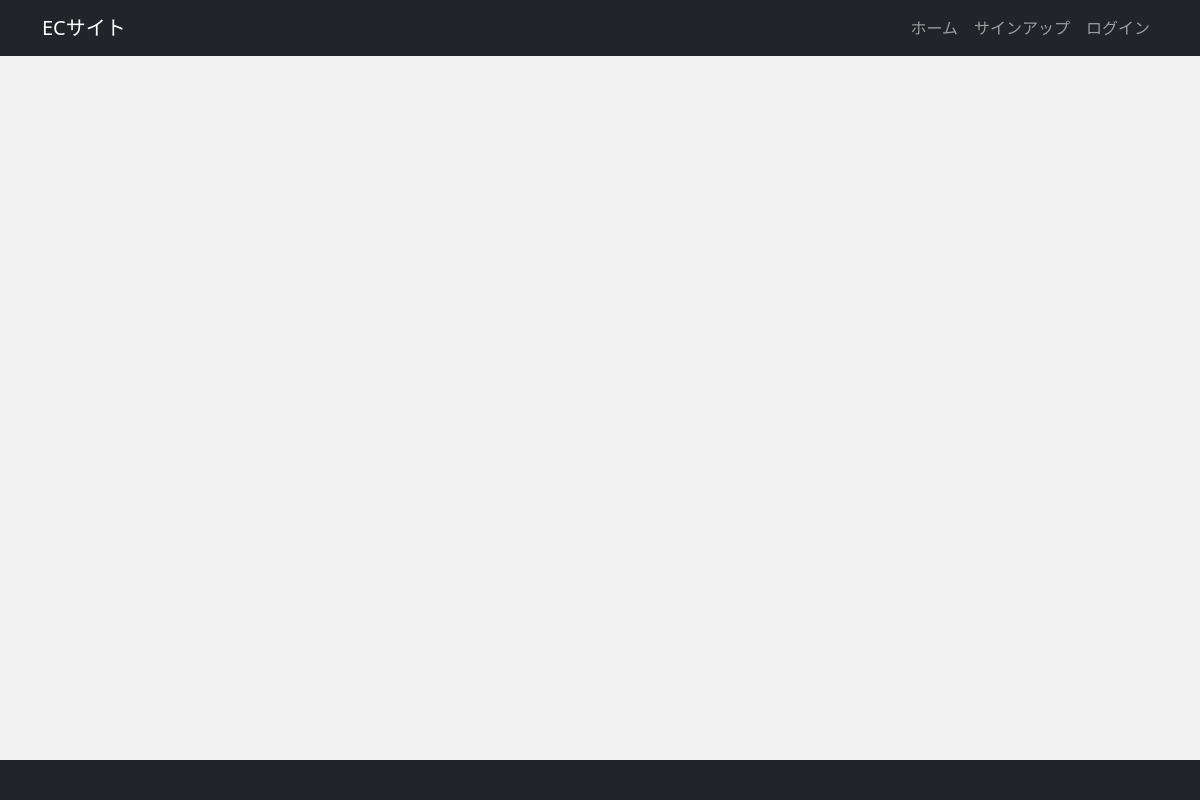
The app's page /, older data.
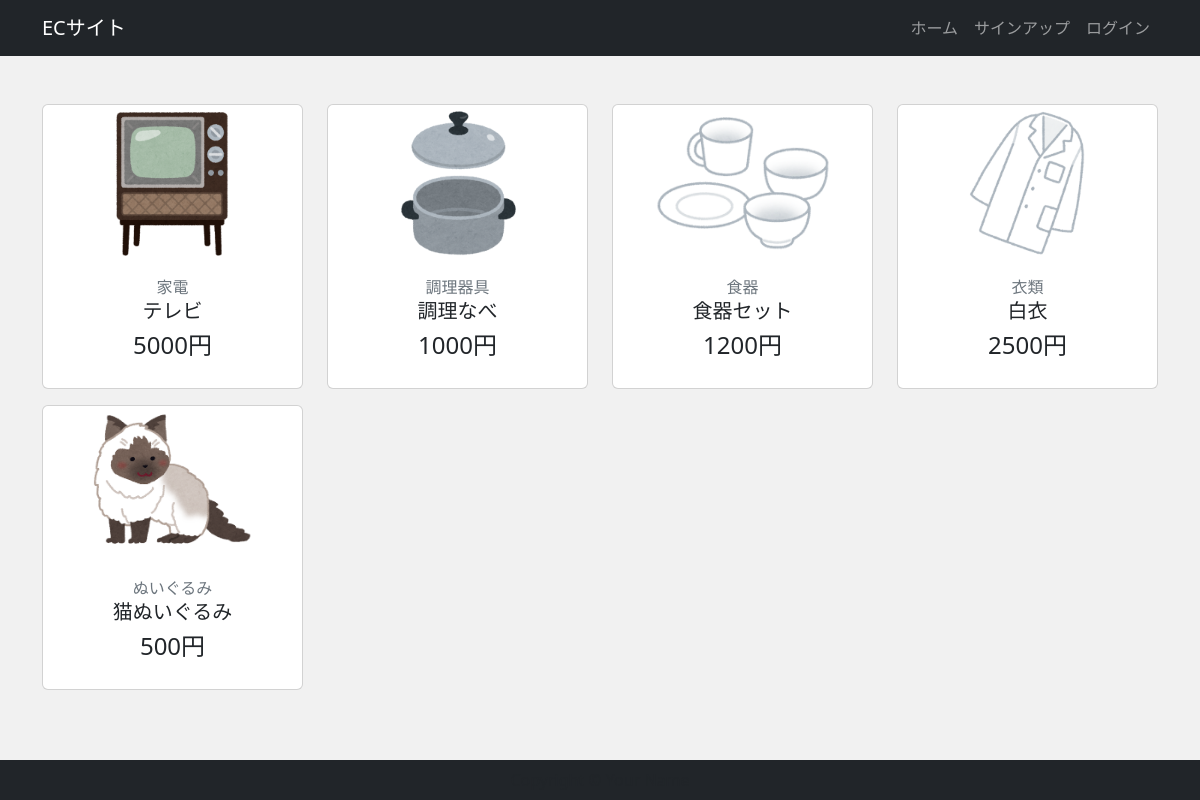
The same page, newer data.
### app/models.py (models this page shows, shortened)
class Item(models.Model):
    title = models.CharField(max_length=100)
    price = models.IntegerField()
    category = models.CharField(max_length=100)
    slug = models.SlugField()
    description = models.TextField()
    image = models.ImageField(upload_to='images')

### app/views.py (the view)
# urls.py: path('', views.IndexView.as_view(), name='index'),
class IndexView(View):
    def get(self, request, *args, **kwargs):
        item_data = Item.objects.all()
        return render(request, 'app/index.html', {
            'item_data':item_data
        })

### app/templates/app/index.html (shortened to what this page needs)
{% extends 'app/base.html' %}
{% block content %}
<div class="text-center my-5">
    <div class="row">
        {% for item in item_data %}
            <div class="col-lg-3 col-md-6">
                <div class="card img-thumbnail itemlist mb-3">
                    <img src="{{ item.image.url}}" alt="" class="card-img-top card-thum">
                    <div class="card-body text-center px-2 py-3">
                        <p class="mb-0 text-secondary">{{ item.category }}</p>
                        <h5 class="font-weight-bold">{{ item.title }}</h5>
                        <h4 class="font-weight-bold">
                            {{ item.price }}円
                        </h4>
                    </div>
                </div>
            </div>
        {% endfor %}
    </div>
</div>
{% endblock%}

Row changes from the older to the newer data that the page shows:
added Item: image (picture), category "家電", title "テレビ", price "5000"
added Item: image (picture), category "調理器具", title "調理なべ", price "1000"
added Item: image (picture), category "食器", title "食器セット", price "1200"
added Item: image (picture), category "衣類", title "白衣", price "2500"
added Item: image (picture), category "ぬいぐるみ", title "猫ぬいぐるみ", price "500"
